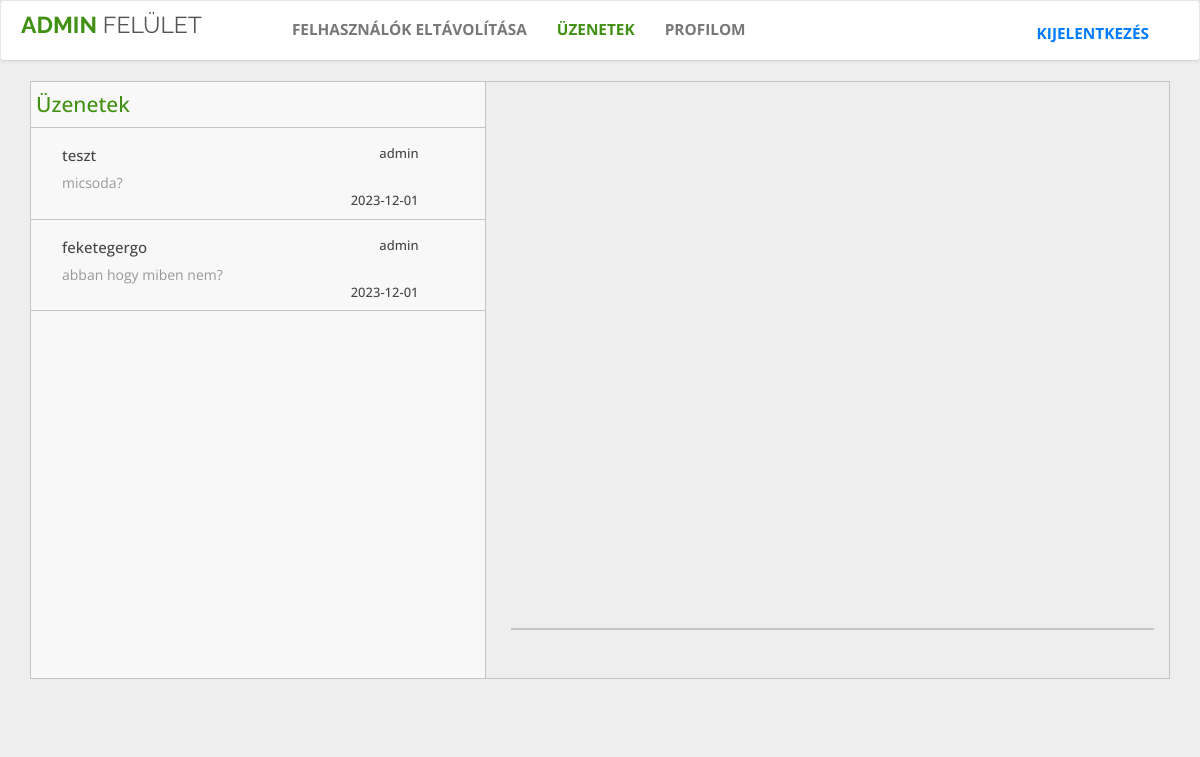
/admin/adminuzenetek.php (signed in), run on the app's committed database.
### tables this page shows
CREATE TABLE `uzenetek` (
  `uzenet_id` int(11) NOT NULL,
  `felado_id` int(11) NOT NULL,
  `cimzett_id` int(11) NOT NULL,
  `termek_id` int(11) NOT NULL,
  `targy` varchar(32) NOT NULL,
  `szoveg` text NOT NULL,
  `kuldes_date` datetime NOT NULL
);

CREATE TABLE `user` (
  `user_id` int(11) NOT NULL,
  `lname` varchar(32) NOT NULL,
  `fname` varchar(32) NOT NULL,
  `username` varchar(32) NOT NULL,
  `email` varchar(64) NOT NULL,
  `password` varchar(32) NOT NULL,
  `admine` tinyint(1) DEFAULT 0
);

### admin/adminuzenetek.php (the view, shortened to what this page needs)
<?php
include("../connect.php");
$login_user = $_SESSION['bejelentkezett'];
$login_email = $_SESSION['bejelentkezett_email'];
$me = mysqli_query($connect, "SELECT user_id, username FROM user WHERE (username = '$login_user' OR email = '$login_email')");
$me_row = mysqli_fetch_assoc($me);
$me_id = $me_row['user_id'];
$uzeneteim = mysqli_query($connect, "
    SELECT u.*, felado.username AS felado_username, cimzett.username AS cimzett_username
    FROM uzenetek u
    JOIN user felado ON u.felado_id = felado.user_id
    JOIN user cimzett ON u.cimzett_id = cimzett.user_id
    WHERE (felado.username = '$login_user' OR cimzett.username = '$login_user')
      AND (felado.username != '$login_user')  -- Ezt a sort hozzáadtuk
    GROUP BY felado_username, cimzett_username
    ORDER BY u.kuldes_date DESC
");
?>
<!DOCTYPE html>
<html lang="en">
<head>
    <link rel="stylesheet" href="https://maxcdn.bootstrapcdn.com/font-awesome/4.7.0/css/font-awesome.min.css">
    <link rel="stylesheet" href="https://maxcdn.bootstrapcdn.com/bootstrap/3.3.7/css/bootstrap.min.css">
    <link href="//maxcdn.bootstrapcdn.com/bootstrap/4.1.1/css/bootstrap.min.css" rel="stylesheet" id="bootstrap-css">
</head>
<body>
    <nav class="navbar navbar-default navbar-expand-lg navbar-light">
        <div class="navbar-header">
            <a class="navbar-brand" href="../admin/adminkezdolap.php"><b>Admin</b> Felület</a>
        </div>
        <div id="navbarCollapse" class="collapse navbar-collapse">
            <ul class="nav navbar-nav">
                <li><a href="../admin/felh_eltav.php">Felhasználók eltávolítása</a></li>
                <li class="active"><a href="../admin/adminuzenetek.php">Üzenetek</a></li>
                <li><a href="../admin/adminprofil.php">Profilom</a></li>
            </ul>
            <ul class="nav navbar-form form-inline navbar-right ml-auto">
                <li style="float: right;text-align:right; color: black;"><a href="../logout.php">Kijelentkezés</a></li>
            </ul>
        </div>
    </nav>
    <div class="container">
        <div class="messaging">
            <div class="inbox_msg">
                <div class="inbox_people">
                    <div class="headind_srch">
                        <div class="recent_heading">
                            <h4>Üzenetek</h4>
                        </div>
                    </div>
                    <div class="inbox_chat">
                        <?php while ($row = mysqli_fetch_assoc($uzeneteim)) {
                            $felado_id = $row['felado_id'];
                            $felado_name = mysqli_query($connect, "SELECT username FROM user WHERE user_id = '$felado_id'");
                            $felado_name_row = mysqli_fetch_assoc($felado_name);
                            $cimzett_id = $row['cimzett_id'];
                            $cimzett_name = mysqli_query($connect, "SELECT username FROM user WHERE user_id = '$cimzett_id'");
                            $cimzett_name_row = mysqli_fetch_assoc($cimzett_name);
                            $termek_id = $row['termek_id'];
                            $idobelyeg = strtotime($row['kuldes_date']);
                            $date = date("Y-m-d", $idobelyeg);
                            if ($me_id == $felado_id) {
                                $latest = mysqli_query($connect, "SELECT szoveg FROM uzenetek WHERE felado_id = '$me_id' AND cimzett_id = '$cimzett_id' AND termek_id = '$termek_id' ORDER BY kuldes_date DESC LIMIT 1");
                                $latest_row = mysqli_fetch_assoc($latest);
                                $latest_szoveg = $latest_row['szoveg'];
                            } else {
                                $latest = mysqli_query($connect, "SELECT szoveg FROM uzenetek WHERE felado_id = '$felado_id' AND cimzett_id = '$me_id' AND termek_id = '$termek_id' ORDER BY kuldes_date DESC LIMIT 1");
                                $latest_row = mysqli_fetch_assoc($latest);
                                $latest_szoveg = $latest_row['szoveg'];
                            }
                            $maxLength = 130;
                            if (isset($latest_szoveg)) {
                                if (strlen($latest_szoveg) > $maxLength) {
                                    $short = substr($latest_szoveg, 0, $maxLength);
                                    $short .= '...';
                                } else {
                                    $short = $latest_szoveg;
                                }
                            }
                            if (isset($_POST['felado_id']) && isset($_POST['cimzett_id']) && $felado_id == $_POST['felado_id'] && $cimzett_id == $_POST['cimzett_id']) {
                        ?>
                                <div class="chat_list active_chat" onclick="listItemClick(<?php echo $felado_id; ?>, <?php echo $cimzett_id; ?>, <?php echo $termek_id; ?>)">
                                    <div class="chat_people">
                                        <div class="chat_ib">
                                            <h5><?php if ($me_id == $row['felado_id']) {
                                                    echo $cimzett_name_row['username'];
                                                } else if ($me_id == $row['cimzett_id']) {
                                                    echo $felado_name_row['username'];
                                                } ?><span><?php echo $row['targy']; ?></span></h5>
                                            <p><?php echo $short; ?></p>
                                            <h5><span><?php echo $date; ?></span></h5>
                                        </div>
                                    </div>
                                </div>
                            <?php
                            } else {
                            ?>
                                <div class="chat_list" onclick="listItemClick(<?php echo $felado_id; ?>, <?php echo $cimzett_id; ?>, <?php echo $termek_id; ?>)">
                                    <div class="chat_people">
                                        <div class="chat_ib">
                                            <h5><?php if ($me_id == $row['felado_id']) {
                                                    echo $cimzett_name_row['username'];
                                                } else if ($me_id == $row['cimzett_id']) {
                                                    echo $felado_name_row['username'];
                                                } ?><span><?php echo $row['targy']; ?></span></h5>
                                            <p><?php echo $short; ?></p>
                                            <h5><span><?php echo $date; ?></span></h5>
                                        </div>
                                    </div>
                                </div>
                        <?php
                            }
                        } ?>
                    </div>
                </div>
                <div class="mesgs">
                    <div class="msg_history">
                    </div>
                    <div class="type_msg">
                    </div>
                </div>
            </div>
        </div>
    </div>
</body>
</html>

### style/navstyle.css (style rules this page uses)
body { background-color: #eee; font-family: 'Open Sans', sans-serif; }
.form-inline { display: inline-block; }
.navbar { font-size: 16px; background: #ffffff; padding-top: 3px; padding-left: 20px; padding-right: 20px; border-bottom: 1px solid #d6d6d6; box-shadow: 0 0 4px rgba(0,0,0,.1); }
.navbar .navbar-brand { color: #555; padding-left: 0; font-size: 23px; padding-right: 50px; font-family: 'Raleway', sans-serif; text-transform: uppercase; }
.navbar .navbar-brand b { font-weight: bold; color: #429013; }
.navbar ul.nav li { font-size: 96%; font-weight: bold; text-transform: uppercase; }
.navbar ul.nav li.active a, .navbar ul.nav li.active a:hover, .navbar ul.nav li.active a:focus { color: #429013 !important; background: transparent !important; }
.navbar .navbar-form { border: none; }

### style/uzenet.css (style rules this page uses)
.container { max-width: 1170px; margin: auto; }
.inbox_people { background: #f8f8f8 none repeat scroll 0 0; float: left; overflow: hidden; width: 40%; border-right: 1px solid #c4c4c4; }
.inbox_msg { border: 1px solid #c4c4c4; clear: both; overflow: hidden; }
.recent_heading { float: left; width: 30%; }
.headind_srch { padding: 10px 29px 10px 5px; overflow: hidden; border-bottom: 1px solid #c4c4c4; }
.recent_heading h4 { color: #429013; font-size: 21px; margin: auto; }
.chat_ib h5 { font-size: 15px; color: #464646; margin: 0 0 8px 0; }
.chat_ib h5 span { font-size: 13px; float: right; }
.chat_ib p { font-size: 14px; color: #989898; margin: auto }
.chat_ib { float: left; padding: 0 0 0 15px; width: 88%; }
.chat_people { overflow: hidden; clear: both; }
.chat_list { border-bottom: 1px solid #c4c4c4; margin: 0; padding: 18px 16px 10px; }
.inbox_chat { height: 550px; overflow-y: scroll; }
.mesgs { float: left; padding: 30px 15px 0 25px; width: 60%; }
.type_msg { border-top: 1px solid #c4c4c4; border-bottom: 1px solid #c4c4c4; margin-bottom: 10px; position: relative; }
.messaging { padding: 0 0 50px 0; }
.msg_history { height: 516px; overflow-y: auto; scroll-behavior: smooth; }

### data on the page
uzenetek: user.username "teszt", targy "admin", uzenetek.szoveg "micsoda?", kuldes_date "2023-12-01"
uzenetek: user.username "feketegergo", targy "admin", uzenetek.szoveg "abban hogy miben nem?", kuldes_date "2023-12-01"
